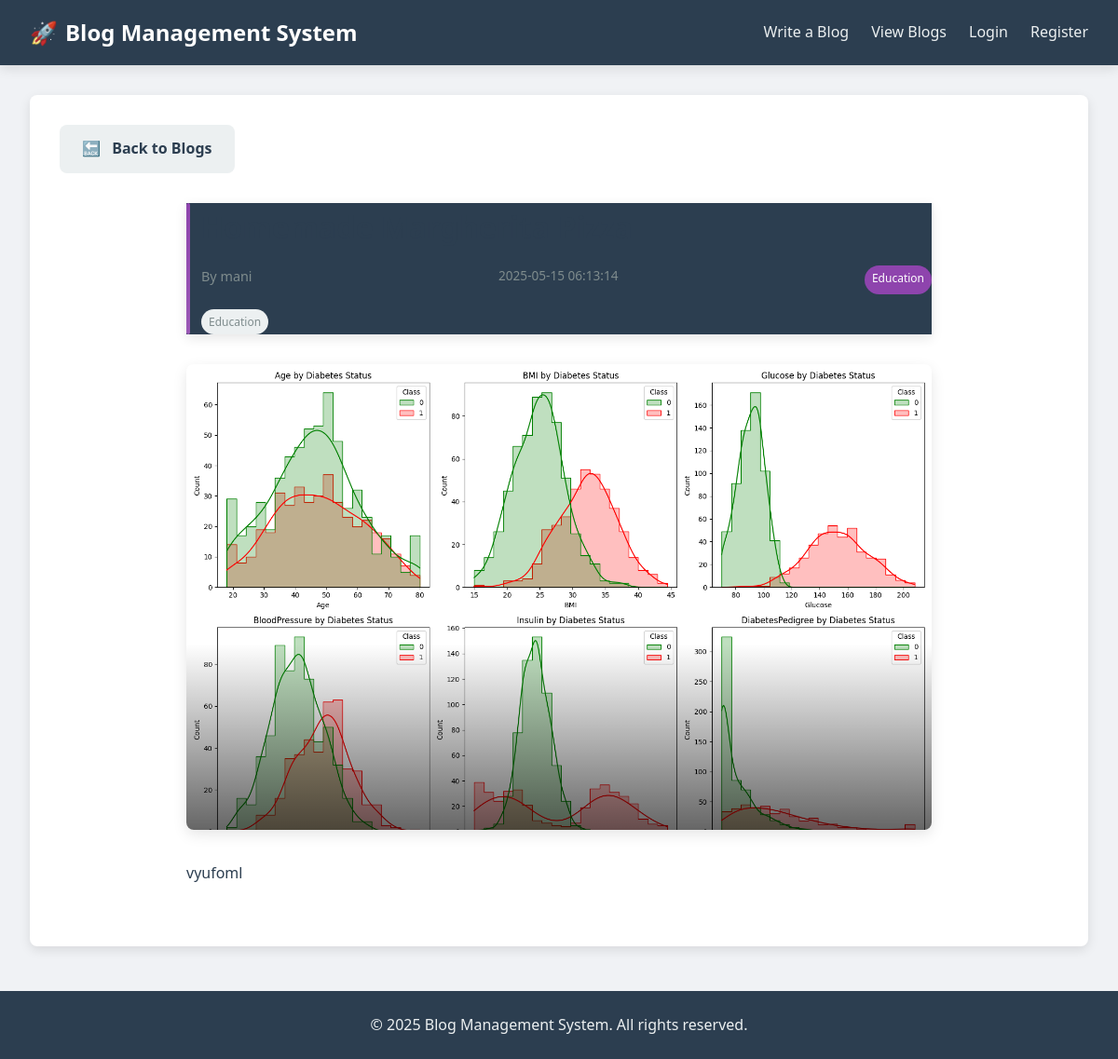
Page /blog/2 on the committed database.
### tables this page shows
CREATE TABLE blogs (
        id INTEGER PRIMARY KEY AUTOINCREMENT,
        title TEXT NOT NULL,
        author TEXT NOT NULL,
        tags TEXT,
        domain TEXT NOT NULL,
        content TEXT NOT NULL,
        image_path TEXT,
        created_at TIMESTAMP DEFAULT CURRENT_TIMESTAMP
    );

### app.py (the view)
@app.route('/blog/<int:blog_id>')
def view_blog(blog_id):
    conn = sqlite3.connect('blog.db')
    conn.row_factory = sqlite3.Row
    c = conn.cursor()
    c.execute("SELECT * FROM blogs WHERE id = ?", (blog_id,))
    blog = c.fetchone()
    conn.close()
    if blog:
        return render_template('blog_detail.html', blog=blog)
    else:
        flash('Blog not found', 'error')
        return redirect(url_for('view_blogs'))

### templates/blog_detail.html (shortened to what this page needs)
<!DOCTYPE html>
<html lang="en">
<head>
    <link rel="stylesheet" href="{{ url_for('static', filename='css/styles.css') }}">
</head>
<body>
    <header>
        <nav>
            <div class="logo">
                <a href="{{ url_for('index') }}">
                    <span class="rocket-icon">🚀</span> Blog Management System
                </a>
            </div>
            <div class="nav-links">
                <a href="{{ url_for('write_blog') }}">Write a Blog</a>
                <a href="{{ url_for('view_blogs') }}">View Blogs</a>
                {% if session.logged_in %}
                    {% if session.is_admin %}
                        <a href="{{ url_for('admin_dashboard') }}">Admin Dashboard</a>
                    {% endif %}
                    <a href="{{ url_for('logout') }}">Logout ({{ session.username }})</a>
                {% else %}
                    <a href="{{ url_for('login') }}">Login</a>
                    <a href="{{ url_for('register') }}">Register</a>
                {% endif %}
            </div>
        </nav>
    </header>
    <main>
        <div class="blog-detail-container">
            <a href="{{ url_for('view_blogs') }}" class="back-btn btn btn-secondary">
                <span class="icon">🔙</span> Back to Blogs
            </a>
            <article class="blog-detail">
                <header class="blog-header">
                    <h1 class="blog-title">{{ blog.title }}</h1>
                    <div class="blog-meta">
                        <span class="blog-author">By {{ blog.author }}</span>
                        <span class="blog-date">{{ blog.created_at }}</span>
                        <span class="blog-domain">{{ blog.domain }}</span>
                    </div>
                    {% if blog.tags %}
                        <div class="blog-tags">
                            {% for tag in blog.tags.split(',') %}
                                <span class="tag">{{ tag.strip() }}</span>
                            {% endfor %}
                        </div>
                    {% endif %}
                </header>
                {% if blog.image_path %}
                    <div class="blog-image">
                        <img src="{{ url_for('static', filename=blog.image_path) }}" alt="{{ blog.title }}">
                    </div>
                {% endif %}
                <div class="blog-content">
                    {{ blog.content | replace('\n', '<br>') | safe }}
                </div>
            </article>
        </div>
    </main>
    <footer>
        <p>&copy; 2025 Blog Management System. All rights reserved.</p>
    </footer>
</body>
</html>

### static/css/styles.css (style rules this page uses)
:root { --primary-color: #8e44ad; --primary-dark: #6c3483; --secondary-color: #e67e22; --accent-color: #2ecc71; --light-color: #f7f9fa; --dark-color: #2c3e50; --gray-color: #7f8c8d; --light-gray: #ecf0f1; --success-color: #27ae60; --error-color: #e74c3c; --info-color: #3498db; --warning-color: #f39c12; --box-shadow: 0 4px 12px rgba(0, 0, 0, 0.1); --border-radius: 8px; --gradient-1: linear-gradient(135deg, #8e44ad, #9b59b6); --gradient-2: linear-gradient(135deg, #e67e22, #f39c12); --gradient-3: linear-gradient(135deg, #2ecc71, #27ae60); }
* { margin: 0; padding: 0; box-sizing: border-box; }
body { font-family: 'Segoe UI', Tahoma, Geneva, Verdana, sans-serif; line-height: 1.6; color: var(--dark-color); background-color: #f0f2f5; }
a { text-decoration: none; color: var(--primary-color); }
header { background-color: var(--dark-color); box-shadow: var(--box-shadow); position: sticky; top: 0; z-index: 100; }
nav { display: flex; justify-content: space-between; align-items: center; padding: 1rem 2rem; max-width: 1200px; margin: 0 auto; }
.logo a { font-size: 1.5rem; font-weight: 700; color: #fff; display: flex; align-items: center; }
.rocket-icon { margin-right: 0.5rem; font-size: 1.5rem; color: var(--secondary-color); }
.nav-links { display: flex; gap: 1.5rem; }
.nav-links a { color: #ecf0f1; font-weight: 500; transition: color 0.3s; }
main { max-width: 1200px; margin: 2rem auto; padding: 0 2rem; }
footer { text-align: center; padding: 1.5rem; margin-top: 3rem; background-color: var(--dark-color); color: #ecf0f1; }
.btn { display: inline-block; padding: 0.8rem 1.5rem; border: none; border-radius: var(--border-radius); background-color: var(--primary-color); color: white; font-weight: 600; cursor: pointer; transition: background-color 0.3s, transform 0.3s; }
.btn-secondary { background-color: var(--light-gray); color: var(--dark-color); }
.icon { margin-right: 0.5rem; color: var(--secondary-color); }
.blog-image { height: 180px; overflow: hidden; position: relative; }
.blog-image::after { content: ''; position: absolute; bottom: 0; left: 0; width: 100%; height: 40%; background: linear-gradient(to top, rgba(0, 0, 0, 0.6), transparent); }
.blog-image img { width: 100%; height: 100%; object-fit: cover; transition: transform 0.5s; }
.blog-content { padding: 1.5rem; flex: 1; display: flex; flex-direction: column; }
.blog-title { font-size: 1.25rem; margin-bottom: 0.5rem; color: var(--dark-color); }
.blog-author { color: var(--gray-color); font-size: 0.9rem; margin-bottom: 0.5rem; }
.blog-meta { display: flex; justify-content: space-between; margin-bottom: 1rem; font-size: 0.85rem; }
.blog-domain { background-color: var(--primary-color); color: white; padding: 0.25rem 0.5rem; border-radius: 20px; font-size: 0.75rem; }
.blog-date { color: var(--gray-color); }
.blog-detail-container { background-color: white; padding: 2rem; border-radius: var(--border-radius); box-shadow: var(--box-shadow); }
.blog-detail { max-width: 800px; margin: 2rem auto; }
.blog-header { margin-bottom: 2rem; position: relative; padding-left: 1rem; }
.blog-header::before { content: ''; position: absolute; left: 0; top: 0; height: 100%; width: 4px; background: var(--gradient-1); border-radius: 2px; }
.blog-header .blog-title { font-size: 2rem; color: var(--dark-color); margin-bottom: 1rem; }
.blog-header .blog-meta { display: flex; flex-wrap: wrap; gap: 1rem; margin-bottom: 1rem; }
.blog-tags { display: flex; flex-wrap: wrap; gap: 0.5rem; margin-top: 0.5rem; }
.tag { background-color: var(--light-gray); color: var(--gray-color); padding: 0.25rem 0.5rem; border-radius: 20px; font-size: 0.75rem; transition: background-color 0.3s, color 0.3s; }
.blog-detail .blog-image { margin-bottom: 2rem; height: auto; max-height: 500px; border-radius: var(--border-radius); overflow: hidden; box-shadow: 0 5px 15px rgba(0, 0, 0, 0.1); }
.blog-detail .blog-content { line-height: 1.8; color: var(--dark-color); padding: 0; }

### rows in the picture
blogs: author "mani", created_at "2025-05-15 06:13:14", domain "Education", strip "Education", image_path (picture), content "vyufoml"
